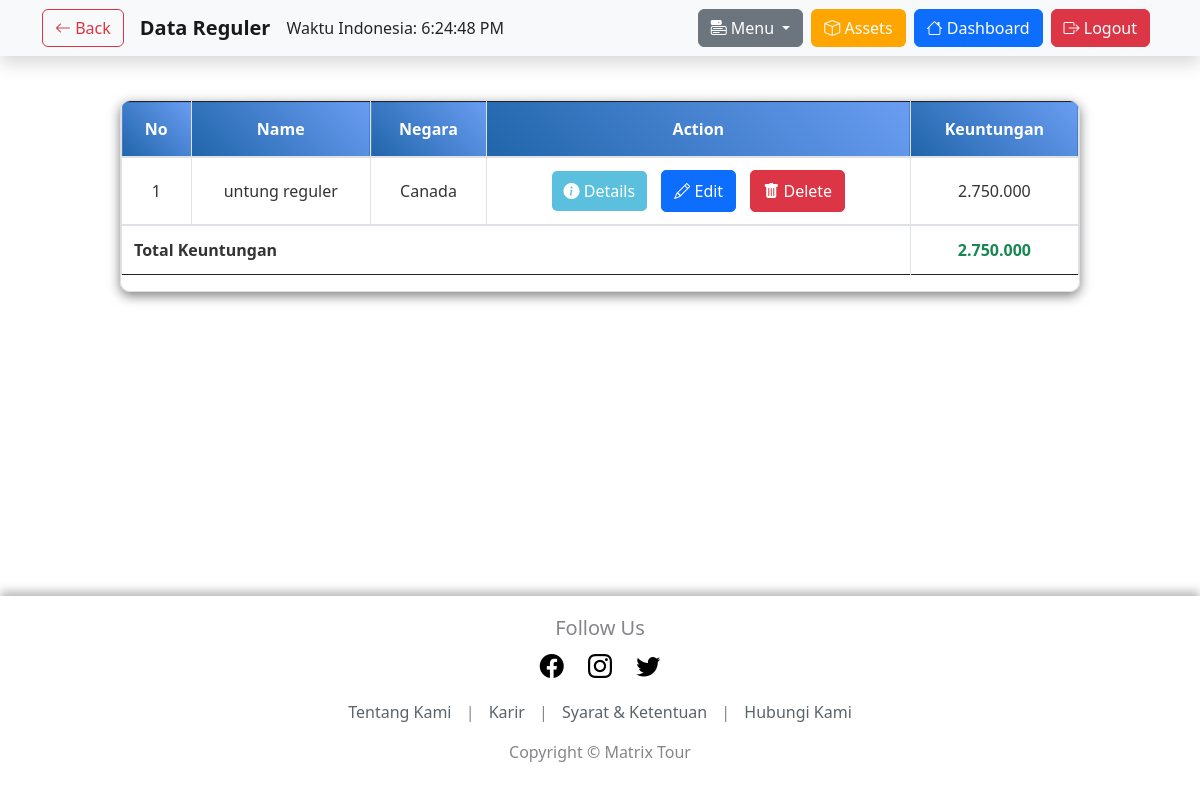
The page /dropdown/reguler.php (signed in) on the database its author committed.
### tables this page shows
CREATE TABLE `bookings` (
  `id_booking` int(11) NOT NULL,
  `id_tour` int(11) NOT NULL,
  `nama_pemesan` varchar(255) NOT NULL,
  `jml_orang` int(11) NOT NULL,
  `jenis` enum('Reguler','Paket','Cicilan') NOT NULL,
  `tgl_pemesanan` datetime NOT NULL,
  `keuntungan` decimal(15,2) NOT NULL
);

CREATE TABLE `tours` (
  `id_tour` int(11) NOT NULL,
  `country` varchar(50) NOT NULL,
  `duration` int(11) NOT NULL,
  `price` decimal(15,2) NOT NULL,
  `original_price` decimal(15,2) DEFAULT NULL,
  `description` text DEFAULT NULL,
  `tanggal` varchar(50) DEFAULT NULL
);

### dropdown/reguler.php (the view, shortened to what this page needs)
<?php
include '../php/koneksi.php';
$sql_booking = "SELECT *
FROM bookings b
JOIN tours t ON b.id_tour = t.id_tour
WHERE jenis = 'Reguler';";
$result_booking = mysqli_query($conn, $sql_booking);
$sql_sum = "SELECT SUM(keuntungan) AS total_keuntungan
FROM bookings
WHERE jenis = 'Reguler'";
$result_sum = mysqli_query($conn, $sql_sum);
$total_keuntungan = 0;
if ($result_sum) {
    $row_sum = mysqli_fetch_assoc($result_sum);
    $total_keuntungan = $row_sum['total_keuntungan'] ?? 0;
} else {
    echo "Error: " . mysqli_error($conn);
}
?>
<!DOCTYPE html>
<html lang="en">
<head>
    <link href="https://stackpath.bootstrapcdn.com/bootstrap/4.5.2/css/bootstrap.min.css" rel="stylesheet">
    <link rel="stylesheet" href="https://cdn.jsdelivr.net/npm/bootstrap-icons@1.10.3/font/bootstrap-icons.css">
    <link href="https://cdn.jsdelivr.net/npm/bootstrap@5.3.3/dist/css/bootstrap.min.css" rel="stylesheet">
    <link rel="stylesheet" href="../foot.css">
    <link rel="stylesheet" href="drop.css">
</head>
<body>
    <nav class="navbar navbar-expand-lg bg-body-tertiary shadow fixed-top navbar-light bg-transparent">
        <div class="container">
            <a class="btn btn-outline-danger me-3" href="javascript:history.back()">
                <i class="bi bi-arrow-left"></i> Back
            </a>
            <a class="navbar-brand" href="#"><b>Data Reguler</b></a>
            <div class="collapse navbar-collapse" id="navbarSupportedContent">
                <span id="waktuIndonesia" class="time-display me-3">
                </span>
                <ul class="navbar-nav ms-auto">
                    <li class="nav-item dropdown">
                        <a class="btn btn-secondary dropdown-toggle me-2" href="#" id="menuDropdown" role="button" data-bs-toggle="dropdown" aria-expanded="false">
                            <i class="bi bi-menu-button-fill pe-1"></i>Menu
                        </a>
                    </li>
                    <li class="nav-item">
                        <a class="btn btn-black me-2" href="asset.php"><i class="bi bi-box"></i> Assets</a>
                    </li>
                    <li class="nav-item">
                        <a class="btn btn-primary me-2" href="../dashboard.php"><i class="bi bi-house"></i> Dashboard</a>
                    </li>
                    <li class="nav-item">
                        <a class="btn btn-danger me-2" href="../login.php"><i class="bi bi-box-arrow-right"></i> Logout</a>
                    </li>
                </ul>
            </div>
        </div>
    </nav>
    <div class="content">
        <div class="table-responsive table-custom">
            <table class="table table-bordered text-center">
                <thead>
                    <tr>
                        <th>No</th>
                        <th>Name</th>
                        <th>Negara</th>
                        <th>Action</th>
                        <th>Keuntungan</th>
                    </tr>
                </thead>
                <?php
                $nomor = 1;
                while($row_booking = mysqli_fetch_array($result_booking)){ ?>
                    <tbody>
                        <tr>
                            <td class="text-center align-middle"><?php echo $nomor++; ?></td>
                            <td class="text-center align-middle"><?php echo $row_booking['nama_pemesan']; ?></td>
                            <td class="text-center align-middle"><?php echo $row_booking['country']; ?></td>
                            <td>
                                <a href="../php/rincian.php?id_booking=<?php echo $row_booking['id_booking']; ?>" class="btn btn-info action-btn" title="Details">
                                    <i class="bi bi-info-circle-fill"></i> Details
                                </a>
                                <a href="../php/edit.php?id_booking=<?php echo $row_booking['id_booking']; ?>&redirect=../dropdown/reguler.php" class="btn btn-primary action-btn" title="Edit">
                                    <i class="bi bi-pencil"></i> Edit
                                </a>
                                <a href="../php/hapus.php?id_booking=<?php echo $row_booking['id_booking']; ?>&redirect=../dropdown/reguler.php" class="btn btn-danger action-btn" title="Delete">
                                <i class="bi bi-trash-fill"></i> Delete
                                </a>
                            </td>
                            <td class="text-center align-middle"><?php echo number_format($row_booking['keuntungan'], 0, ',', '.'); ?></td>
                        </tr>
                    </tbody>
                <?php
                } ?>
                <tr>
                    <td colspan="4" class="text-start font-weight-bold">Total Keuntungan</td>
                    <td class="text-success font-weight-bold"><?php echo number_format($total_keuntungan, 0, ',', '.'); ?></td>
                </tr>
            </table>
        </div>
    </div>
    <footer class="footer mt-5">
        <div class="container">
            <h5>Follow Us</h5>
            <div class="social-icons mb-3">
                <a href="https://web.facebook.com/groups/elonmusk1/?_rdc=1&_rdr" class="text-decoration-none"><i class="bi bi-facebook"></i></a>
                <a href="https://www.instagram.com/instagram/" class="text-decoration-none"><i class="bi bi-instagram"></i></a>
                <a href="https://x.com/finkd" class="text-decoration-none"><i class="bi bi-twitter"></i></a>
            </div>
            <div class="footer-links">
                <a href="../us.html" class="text-decoration-none">Tentang Kami</a> |
                <a href="../karir.html" class="text-decoration-none">Karir</a> |
                <a href="../syarat.html" class="text-decoration-none">Syarat & Ketentuan</a> |
                <a href="../hub.html" class="text-decoration-none">Hubungi Kami</a>
            </div>
            <p class="mt-3">Copyright &copy; Matrix Tour</p>
        </div>
    </footer>
</body>
</html>

### foot.css (style rules this page uses)
.footer { background-color: #ffffff !important; padding: 20px 0 !important; color: #878589 !important; box-shadow: 0px -4px 10px rgba(0, 0, 0, 0.3); }
.footer .social-icons a { color: #000000 !important; font-size: 24px !important; margin: 0 10px !important; transition: color 0.3s !important; -webkit-transition: color 0.3s !important; -moz-transition: color 0.3s !important; -ms-transition: color 0.3s !important; -o-transition: color 0.3s !important; }
.footer-links a { color: #5b636a !important; margin: 0 10px !important; text-decoration: none !important; }

### dropdown/drop.css (style rules this page uses)
.navbar { position: fixed; top: 0; width: 100%; z-index: 10; box-shadow: 0 2px 4px rgba(0, 0, 0, 0.1); }
html, body { height: 100%; margin: 0; display: flex; flex-direction: column; }
.content { flex: 1; padding-top: 70px; }
.footer { background-color: #f8f9fa; padding: 10px 0; text-align: center; }
.table-custom { border: 1px solid #ddd; border-radius: 10px; width: 80%; margin: 30px auto; box-shadow: 0 4px 12px rgba(0, 0, 0, 0.5); }
.table-custom thead th { background: linear-gradient(45deg, #2065aa, #6a9df2); color: white; text-align: center; font-weight: 600; padding: 15px; }
.table-custom tbody td, .table-custom tbody th { padding: 12px; color: #333; vertical-align: middle; border-top: 1px solid #ddd; }
.action-btn { margin: 0 5px; padding: 8px 12px; border-radius: 5px; }
.btn-info { background-color: #5bc0de; color: white; border: none; }
.btn-black { background-color: orange; color: white; }

### rows shown on the page
bookings: nama_pemesan "untung reguler", id_tour.country "Canada", keuntungan "2.750.000"

### other values the page prints
$total_keuntungan "2.750.000"
